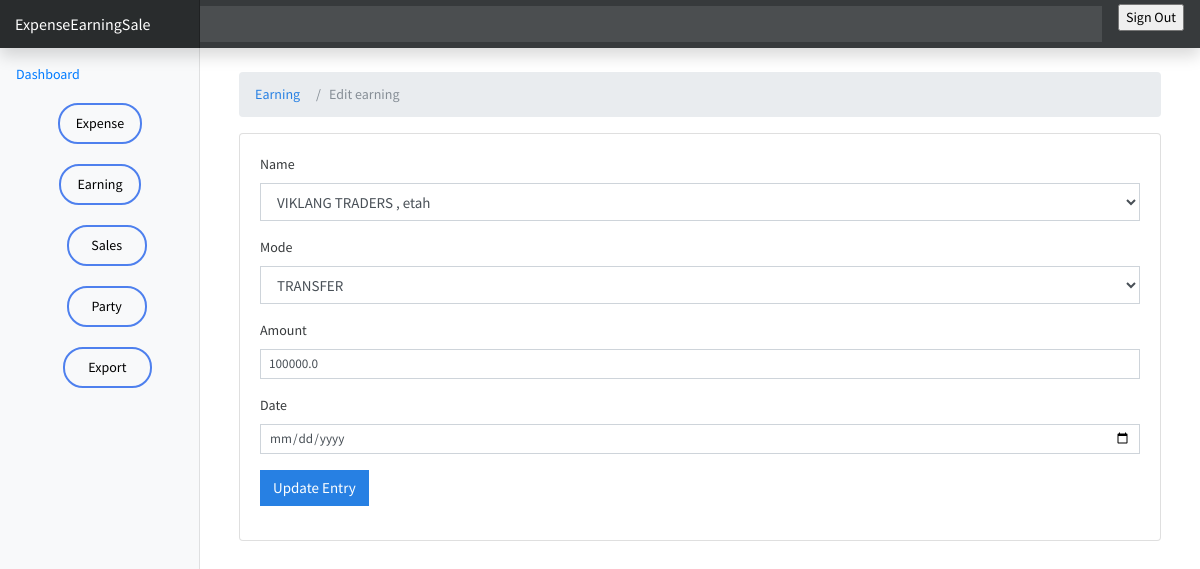
Page /earning/edit-earning/5 on the committed database.
### earning/models.py (models this page shows, shortened)
class Earning(models.Model):
    name = models.CharField(max_length=255)
    mode = models.CharField(max_length=50)
    amount = models.FloatField()
    date = models.DateField(default=now)
    area = models.CharField(max_length=255)
    class Meta:
        ordering: ['-date']

### earning/views.py (the view, shortened to what this page needs)
# urls.py: path('edit-earning/<int:id>', views.edit_earning, name='edit-earning'),
def edit_earning(request, id):
    sales = Sale.objects.all()
    earning = Earning.objects.get(pk=id)
    context = {
        'expense': earning,
        'values' : earning,
        'sales':sales
    }
    if request.method == 'GET':
        return render(request, 'earning/edit_earning.html', context)

### templates/earning/edit_earning.html (shortened to what this page needs)
{% extends 'base.html' %}
{% block content%}
<div class="container mt-4">
  <div class="row">
    <div class="col-md-12">
      <nav aria-label="breadcrumb">
        <ol class="breadcrumb">
          <li class="breadcrumb-item">
            <a href="{% url 'earning' %}">Earning</a>
          </li>
          <li class="breadcrumb-item active" aria-current="page">Edit earning</li>
        </ol>
      </nav>
    </div>
  </div>
  <div class="card">
    <div class="card-body">
      <form action="#" method="post">
        <div class="form-group">
            <label for="Name">Name</label>
            <select class="form-control" name="name">
              <option selected name="name" value="{{values.name}}#{{values.area}}">{{values.name}} , {{values.area}}</option>
            </select>
          </div>
          <div class="form-group">
            <label for="Mode">Mode</label>
            <select class="form-control" name="mode">
                <option selected name="mode" value="{{values.mode}}">{{values.mode}}</option>
            </select>
          </div>
        <div class="form-group">
          <label for="Amount">Amount</label>
          <input type="number" name="amount" class="form-control form-control-sm" value="{{values.amount}}"/>
        </div>
        <div class="form-group">
          <label for="Date">Date</label>
          <input type="date" name="earning_date" class=" form-control form-control-sm" />
        </div>
        <input type="submit" value="Update Entry" class="btn btn-primary">
      </form>
    </div>
  </div>
</div>
{% endblock content%}

### earning_expense_sale/static/css/dashboard.css (style rules this page uses)
body { font-size: .875rem; }

### rows in the picture
Earning: name "VIKLANG TRADERS , etah", mode "TRANSFER", amount "100000.0"
